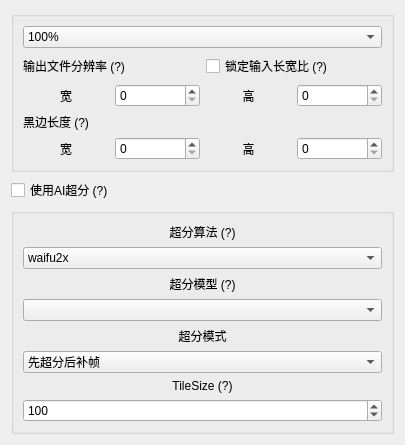
                     <widget class="QWidget" name="OutputResizeSettings">
                      <property name="geometry">
                       <rect>
                        <x>0</x>
                        <y>0</y>
                        <width>405</width>
                        <height>406</height>
                       </rect>
                      </property>
                      <attribute name="label">
                       <string>输出分辨率设置</string>
                      </attribute>
                      <layout class="QGridLayout" name="gridLayout_28">
                       <item row="2" column="0">
                        <widget class="QGroupBox" name="SrField">
                         <property name="title">
                          <string/>
                         </property>
                         <layout class="QGridLayout" name="gridLayout_26">
                          <item row="8" column="0">
                           <widget class="MyComboBox" name="AiSrMode">
                            <item>
                             <property name="text">
                              <string>先超分后补帧</string>
                             </property>
                            </item>
                            <item>
                             <property name="text">
                              <string>先补帧后超分</string>
                             </property>
                            </item>
                           </widget>
                          </item>
                          <item row="9" column="0">
                           <widget class="QLabel" name="TileSizeLabel">
                            <property name="toolTip">
                             <string>&lt;html&gt;&lt;head/&gt;&lt;body&gt;&lt;p&gt;使用&lt;span style=&quot; font-weight:600;&quot;&gt;realESR&lt;/span&gt;算法时使用，酌情使用。&lt;/p&gt;&lt;p&gt;6G显存设值100~200左右。该数过大会产生显存不足错误。合适的值将提升超分速度。&lt;/p&gt;&lt;/body&gt;&lt;/html&gt;</string>
                            </property>
                            <property name="text">
                             <string>TileSize (?)</string>
                            </property>
                            <property name="alignment">
                             <set>Qt::AlignCenter</set>
                            </property>
                           </widget>
                          </item>
                          <item row="2" column="0">
                           <widget class="QLabel" name="label_8">
                            <property name="toolTip">
                             <string>&lt;html&gt;&lt;head/&gt;&lt;body&gt;&lt;p&gt;&lt;span style=&quot; font-weight:600;&quot;&gt;waifu2x&lt;/span&gt;适用于2D动漫输入&lt;/p&gt;&lt;p&gt;&lt;span style=&quot; font-weight:600;&quot;&gt;realSR&lt;/span&gt;适用于3D实拍&lt;/p&gt;&lt;p&gt;&lt;span style=&quot; font-weight:600;&quot;&gt;realESR&lt;/span&gt;的GAN渲染效果更清晰，画面偏向细节保留，Net输出模糊，画面偏向涂抹与结构恢复&lt;/p&gt;&lt;p&gt;&lt;span style=&quot; font-weight:600;&quot;&gt;PS：realESR非常慢（是TVE的1/10速度），但效果比TVE好，普适性极强&lt;/span&gt;&lt;/p&gt;&lt;/body&gt;&lt;/html&gt;</string>
                            </property>
                            <property name="text">
                             <string>超分算法 (?)</string>
                            </property>
                            <property name="scaledContents">
                             <bool>false</bool>
                            </property>
                            <property name="alignment">
                             <set>Qt::AlignCenter</set>
                            </property>
                           </widget>
                          </item>
                          <item row="7" column="0">
                           <widget class="QLabel" name="SrModeLabel">
                            <property name="text">
                             <string>超分模式</string>
                            </property>
                            <property name="scaledContents">
                             <bool>false</bool>
                            </property>
                            <property name="alignment">
                             <set>Qt::AlignCenter</set>
                            </property>
                           </widget>
                          </item>
                          <item row="5" column="0">
                           <widget class="QLabel" name="label_9">
                            <property name="acceptDrops">
                             <bool>false</bool>
                            </property>
                            <property name="toolTip">
                             <string>&lt;html&gt;&lt;head/&gt;&lt;body&gt;&lt;p&gt;&lt;span style=&quot; font-weight:600;&quot;&gt;waifu2x:&lt;/span&gt;&lt;/p&gt;&lt;p&gt;cunet模型用于动漫超分&lt;/p&gt;&lt;p&gt;photo模型用于实拍&lt;/p&gt;&lt;p&gt;style anime用于老动漫&lt;/p&gt;&lt;p&gt;&lt;span style=&quot; font-weight:600;&quot;&gt;realSR：&lt;/span&gt;&lt;/p&gt;&lt;p&gt;“-jpg”用于处理jpg输入&lt;/p&gt;&lt;p&gt;&lt;span style=&quot; font-weight:600;&quot;&gt;realESR：&lt;/span&gt;&lt;/p&gt;&lt;p&gt;GAN清晰，偏向于脑补；Net模糊，偏向于涂抹&lt;/p&gt;&lt;p&gt;2x和4x模型无明显速度差异，但建议使用与输出分辨率最邻近的倍率模型&lt;br/&gt;如，输入为270p，输出为1080p，建议使用4x模型；输入为270p，输出为540p，建议使用2x模型&lt;/p&gt;&lt;/body&gt;&lt;/html&gt;</string>
                            </property>
                            <property name="text">
                             <string>超分模型 (?)</string>
                            </property>
                            <property name="scaledContents">
                             <bool>false</bool>
                            </property>
                            <property name="alignment">
                             <set>Qt::AlignCenter</set>
                            </property>
                           </widget>
                          </item>
                          <item row="6" column="0">
                           <widget class="MyComboBox" name="AiSrModuleSelector"/>
                          </item>
                          <item row="3" column="0">
                           <widget class="MyComboBox" name="AiSrSelector">
                            <item>
                             <property name="text">
                              <string>waifu2x</string>
                             </property>
                            </item>
                            <item>
                             <property name="text">
                              <string>RealSR</string>
                             </property>
                            </item>
                            <item>
                             <property name="text">
                              <string>RealESRGAN</string>
                             </property>
                            </item>
                           </widget>
                          </item>
                          <item row="10" column="0">
                           <widget class="MySpinBox" name="SrTileSizeSelector">
                            <property name="minimum">
                             <number>20</number>
                            </property>
                            <property name="maximum">
                             <number>100000</number>
                            </property>
                            <property name="singleStep">
                             <number>50</number>
                            </property>
                            <property name="value">
                             <number>100</number>
                            </property>
                           </widget>
                          </item>
                         </layout>
                        </widget>
                       </item>
                       <item row="3" column="0">
                        <spacer name="verticalSpacer_5">
                         <property name="orientation">
                          <enum>Qt::Vertical</enum>
                         </property>
                         <property name="sizeType">
                          <enum>QSizePolicy::Expanding</enum>
                         </property>
                         <property name="sizeHint" stdset="0">
                          <size>
                           <width>20</width>
                           <height>40</height>
                          </size>
                         </property>
                        </spacer>
                       </item>
                       <item row="0" column="0">
                        <widget class="QGroupBox" name="groupBox_4">
                         <property name="title">
                          <string/>
                         </property>
                         <layout class="QGridLayout" name="gridLayout_21">
                          <item row="1" column="0">
                           <layout class="QGridLayout" name="gridLayout_4">
                            <item row="0" column="0">
                             <widget class="QLabel" name="ResizeReminder">
                              <property name="toolTip">
                               <string>&lt;html&gt;&lt;head/&gt;&lt;body&gt;&lt;p&gt;单位：像素&lt;/p&gt;&lt;p&gt;&lt;span style=&quot; font-weight:600;&quot;&gt;宽高必须为偶数！&lt;/span&gt;&lt;/p&gt;&lt;p&gt;输入为图片序列时，SVFI将不会自动检测宽高（此时显示为0代表自动）&lt;/p&gt;&lt;p&gt;&lt;span style=&quot; font-weight:600;&quot;&gt;输入为图片序列且开启AI超分情况的特别说明：&lt;/span&gt;&lt;/p&gt;&lt;p&gt;若要将SVFI用于&lt;span style=&quot; font-weight:600;&quot;&gt;分辨率不同&lt;/span&gt;的图片序列超分，请将&lt;span style=&quot; font-weight:600;&quot;&gt;宽高分别设置为0&lt;/span&gt;，并在上面的预设框选择&amp;gt;100%的倍率。否则（统一分辨率）请填入要放缩至的分辨率&lt;/p&gt;&lt;p&gt;&lt;span style=&quot; font-weight:600;&quot;&gt;注意：&lt;/span&gt;&lt;/p&gt;&lt;p&gt;若此处的宽高皆不为0，SVFI将会把所有输入（先超分再）放缩至&lt;span style=&quot; font-weight:600;&quot;&gt;指定的非零分辨率&lt;/span&gt;输出。&lt;/p&gt;&lt;p&gt;具体地，对于一个1080p的视频使用x4模型超分至4K，SVFI将&lt;span style=&quot; font-weight:600;&quot;&gt;先把输入放缩至540p&lt;/span&gt;并使用x4模型超分至4K输出；&lt;/p&gt;&lt;p&gt;对于一个540p的视频使用x2模型超分至4K，SVFI将直接使用x4模型&lt;span style=&quot; font-weight:600;&quot;&gt;超分两次&lt;/span&gt;至4K输出，可以注意到处理时间明显较上者长&lt;/p&gt;&lt;/body&gt;&lt;/html&gt;</string>
                              </property>
                              <property name="text">
                               <string>输出文件分辨率 (?)</string>
                              </property>
                              <property name="alignment">
                               <set>Qt::AlignLeading|Qt::AlignLeft|Qt::AlignVCenter</set>
                              </property>
                             </widget>
                            </item>
                            <item row="5" column="0">
                             <widget class="QLabel" name="CropReminder">
                              <property name="toolTip">
                               <string>&lt;html&gt;&lt;head/&gt;&lt;body&gt;&lt;p&gt;视频宽和高的黑边像素个数，上下-高，左右-宽分别对称&lt;/p&gt;&lt;p&gt;注意，这里的黑边长度相对于&lt;span style=&quot; font-weight:600;&quot;&gt;输出文件分辨率&lt;/span&gt;&lt;/p&gt;&lt;/body&gt;&lt;/html&gt;</string>
                              </property>
                              <property name="text">
                               <string>黑边长度 (?)</string>
                              </property>
                              <property name="alignment">
                               <set>Qt::AlignLeading|Qt::AlignLeft|Qt::AlignVCenter</set>
                              </property>
                             </widget>
                            </item>
                            <item row="6" column="1">
                             <layout class="QHBoxLayout" name="horizontalLayout_11">
                              <item>
                               <widget class="QLabel" name="label_5">
                                <property name="text">
                                 <string>高</string>
                                </property>
                                <property name="alignment">
                                 <set>Qt::AlignCenter</set>
                                </property>
                               </widget>
                              </item>
                              <item>
                               <widget class="MySpinBox" name="CropHeightSettings">
                                <property name="minimum">
                                 <number>0</number>
                                </property>
                                <property name="maximum">
                                 <number>100000</number>
                                </property>
                                <property name="value">
                                 <number>0</number>
                                </property>
                               </widget>
                              </item>
                             </layout>
                            </item>
                            <item row="6" column="0">
                             <layout class="QHBoxLayout" name="horizontalLayout_13">
                              <item>
                               <widget class="QLabel" name="label_7">
                                <property name="text">
                                 <string>宽</string>
                                </property>
                                <property name="alignment">
                                 <set>Qt::AlignCenter</set>
                                </property>
                               </widget>
                              </item>
                              <item>
                               <widget class="MySpinBox" name="CropWidthpSettings">
                                <property name="maximum">
                                 <number>100000</number>
                                </property>
                               </widget>
                              </item>
                             </layout>
                            </item>
                            <item row="1" column="1">
                             <layout class="QHBoxLayout" name="horizontalLayout_10">
                              <item>
                               <widget class="QLabel" name="label_4">
                                <property name="toolTip">
                                 <string>只能是双数</string>
                                </property>
                                <property name="text">
                                 <string>高</string>
                                </property>
                                <property name="alignment">
                                 <set>Qt::AlignCenter</set>
                                </property>
                               </widget>
                              </item>
                              <item>
                               <widget class="MySpinBox" name="ResizeHeightSettings">
                                <property name="maximum">
                                 <number>100000</number>
                                </property>
                               </widget>
                              </item>
                             </layout>
                            </item>
                            <item row="1" column="0">
                             <layout class="QHBoxLayout" name="horizontalLayout_9">
                              <item>
                               <widget class="QLabel" name="label_3">
                                <property name="toolTip">
                                 <string>只能是双数</string>
                                </property>
                                <property name="text">
                                 <string>宽</string>
                                </property>
                                <property name="alignment">
                                 <set>Qt::AlignCenter</set>
                                </property>
                               </widget>
                              </item>
                              <item>
                               <widget class="MySpinBox" name="ResizeWidthSettings">
                                <property name="maximum">
                                 <number>100000</number>
                                </property>
                               </widget>
                              </item>
                             </layout>
                            </item>
                            <item row="0" column="1">
                             <widget class="QCheckBox" name="LockWHChecker">
                              <property name="text">
                               <string>锁定输入长宽比 (?)</string>
                              </property>
                             </widget>
                            </item>
                           </layout>
                          </item>
                          <item row="0" column="0">
                           <widget class="MyComboBox" name="ResizeTemplate">
                            <property name="toolTip">
                             <string>&lt;html&gt;&lt;head/&gt;&lt;body&gt;&lt;p&gt;画面分辨率预设&lt;/p&gt;&lt;p&gt;当输入为图片序列，&lt;span style=&quot; font-weight:600;&quot;&gt;开启AI超分&lt;/span&gt;（专业/内测版），且未指定输出分辨率（输出文件分辨率宽高皆为0）时&lt;/p&gt;&lt;p&gt;若此项倍率小于超分模型的最低倍率（如此项为200%，但使用RealESR 4x模型）&lt;br/&gt;最终输出的分辨率是输入分辨率的最低倍率倍&lt;/p&gt;&lt;p&gt;其他情况（输入为视频，或图片序列指定输出分辨率输出），输出分辨率为指定分辨率&lt;/p&gt;&lt;/body&gt;&lt;/html&gt;</string>
                            </property>
                            <item>
                             <property name="text">
                              <string>100%</string>
                             </property>
                            </item>
                            <item>
                             <property name="text">
                              <string>150%</string>
                             </property>
                            </item>
                            <item>
                             <property name="text">
                              <string>200%</string>
                             </property>
                            </item>
                            <item>
                             <property name="text">
                              <string>300%</string>
                             </property>
                            </item>
                            <item>
                             <property name="text">
                              <string>400%</string>
                             </property>
                            </item>
                            <item>
                             <property name="text">
                              <string>800%</string>
                             </property>
                            </item>
                            <item>
                             <property name="text">
                              <string>50%</string>
                             </property>
                            </item>
                            <item>
                             <property name="text">
                              <string>25%</string>
                             </property>
                            </item>
                            <item>
                             <property name="text">
                              <string>SD 480p</string>
                             </property>
                            </item>
                            <item>
                             <property name="text">
                              <string>HD 720p</string>
                             </property>
                            </item>
                            <item>
                             <property name="text">
                              <string>FHD 1080p</string>
                             </property>
                            </item>
                            <item>
                             <property name="text">
                              <string>UHD 4K 2160p</string>
                             </property>
                            </item>
                            <item>
                             <property name="text">
                              <string>FUHD 8K 3840p</string>
                             </property>
                            </item>
                           </widget>
                          </item>
                         </layout>
                        </widget>
                       </item>
                       <item row="1" column="0">
                        <widget class="QCheckBox" name="UseAiSR">
                         <property name="toolTip">
                          <string>&lt;html&gt;&lt;head/&gt;&lt;body&gt;&lt;p&gt;使用流行的超分算法对输入视频或图片序列进行补帧&lt;/p&gt;&lt;/body&gt;&lt;/html&gt;</string>
                         </property>
                         <property name="text">
                          <string>使用AI超分 (?)</string>
                         </property>
                        </widget>
                       </item>
                      </layout>
                     </widget>
